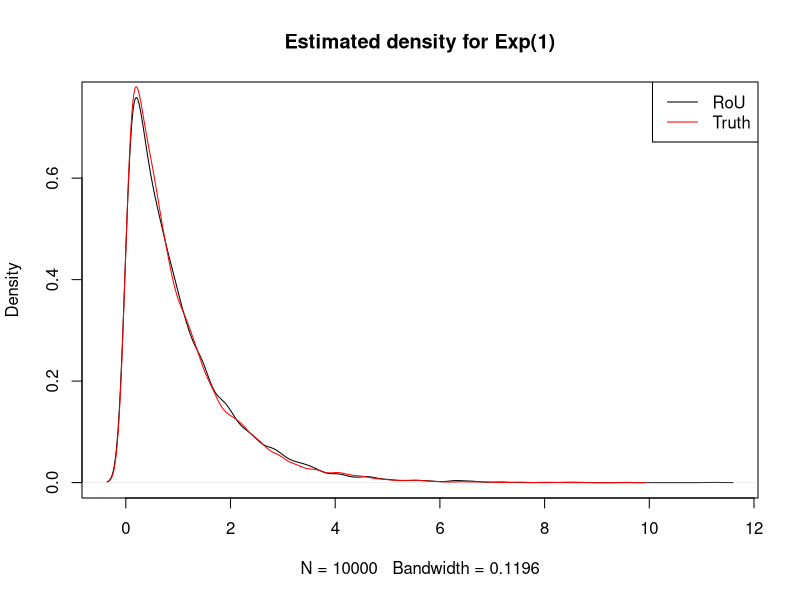

Here is the R script that generated this plot:
##################################################
### Ratio of Uniforms for Exp(1)
##################################################
set.seed(1)
# function to sample from the rectangle
drawFromRect <- function(a, b, c)
{
  u <- runif(1, min = 0, max = a)
  v <- runif(1, min = b, max = c)
  return(c(u,v))
}
# sqrt f function
sqrt.f <- function(x) exp(-x/2)

# Starting the process for Exp(1)
a <- 1
b <- 0
c <- 2*exp(-1)
prob.of.acceptance <- 1/(2*a*(c-b))  # true prob. of acceptance for AR

N <- 1e4 # number of samples
samp <- numeric(length = N)
i <- 1
counter <- 0  # to check acceptance
while(i <= N)
{
  counter <- counter + 1
  prop <- drawFromRect(a = a, b = b, c = c)
  vbyu <- prop[2]/prop[1]
  if( prop[1] < sqrt.f(vbyu))
  {
    samp[i] <- vbyu
    i <- i + 1
  }
}

plot(density(samp), main = "Estimated density for Exp(1)")
lines(density(rexp(1e4, 1)), col = "red")
legend("topright", col = c("black", "red"), lty = 1, legend = c("RoU", "Truth"))

(prob.of.acceptance)
# [1] 0.6795705

N/counter  # very close
# [1] 0.6796248


